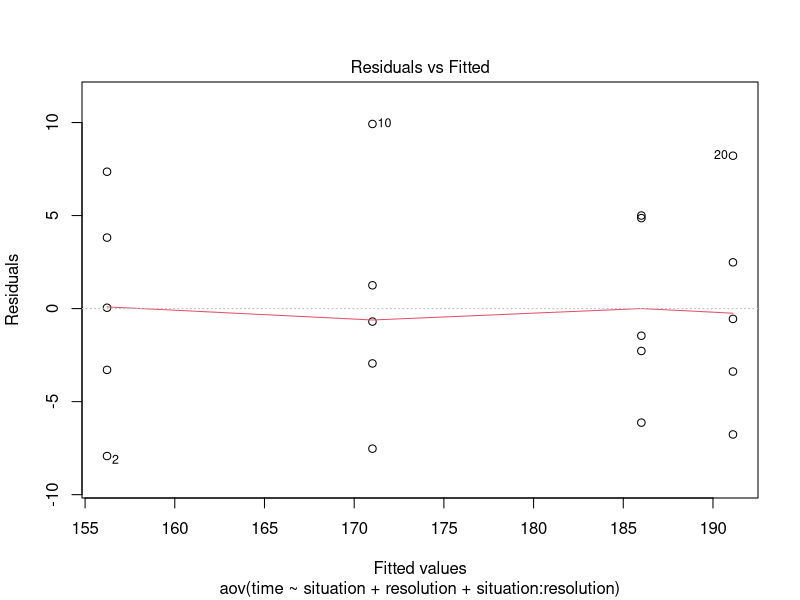
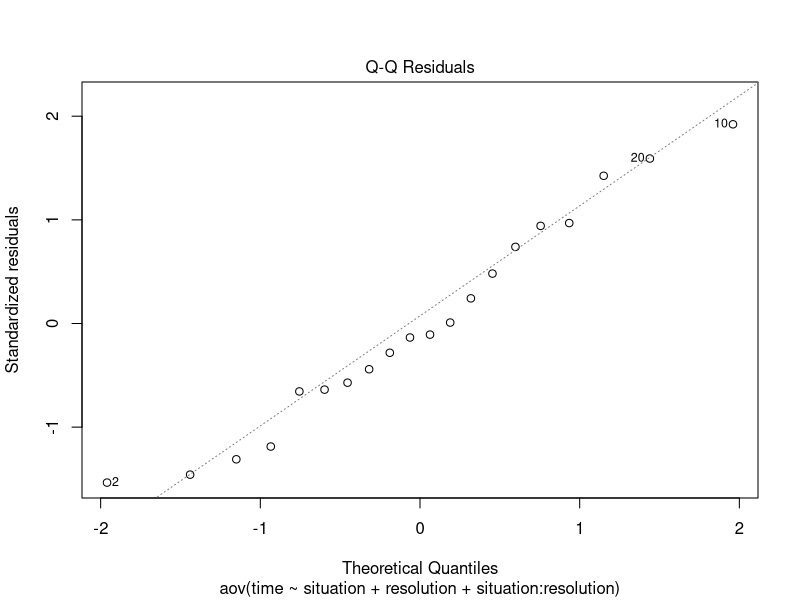
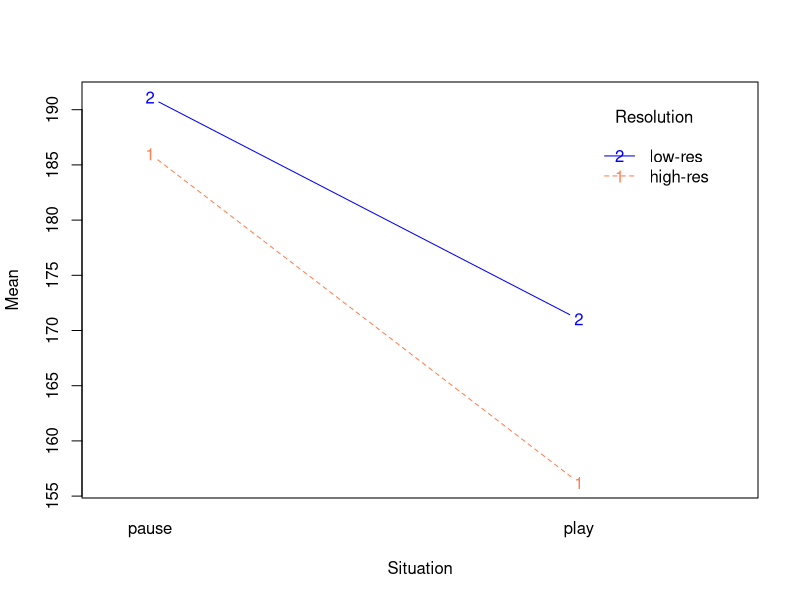

The R source for these figures, in order:
## ---- chunk 1
knitr::opts_chunk$set(echo = TRUE)
## ---- chunk 2
situ = c(rep("play", 10), rep("pause", 10))
res = c(rep(c(rep("high-res", 5), rep("low-res", 5)), 2))
time = c(156.27, 148.30, 163.58, 160.04, 152.93, 168.07, 170.32, 172.27, 163.49, 180.94, 190.87, 184.55, 183.73, 179.88, 191.01, 193.60, 190.56, 187.73, 184.35, 199.33)
df = data.frame(situation = situ, resolution = res, time = time)
model1 = aov(time ~ situation + resolution + situation:resolution, data = df)
anova(model1)
plot(model1, which=c(1,2))
interaction.plot(x.factor = df$situation, trace.factor = df$resolution,response = df$time, type ="b",col =c("coral", "blue"),xlab ="Situation", ylab ="Mean", trace.label ="Resolution")

library(emmeans)
library(lsmeans)
library(multcompView)
library(multcomp)

lsminter=lsmeans(model1,~situation:resolution)
cld(lsminter, alpha=0.05)
